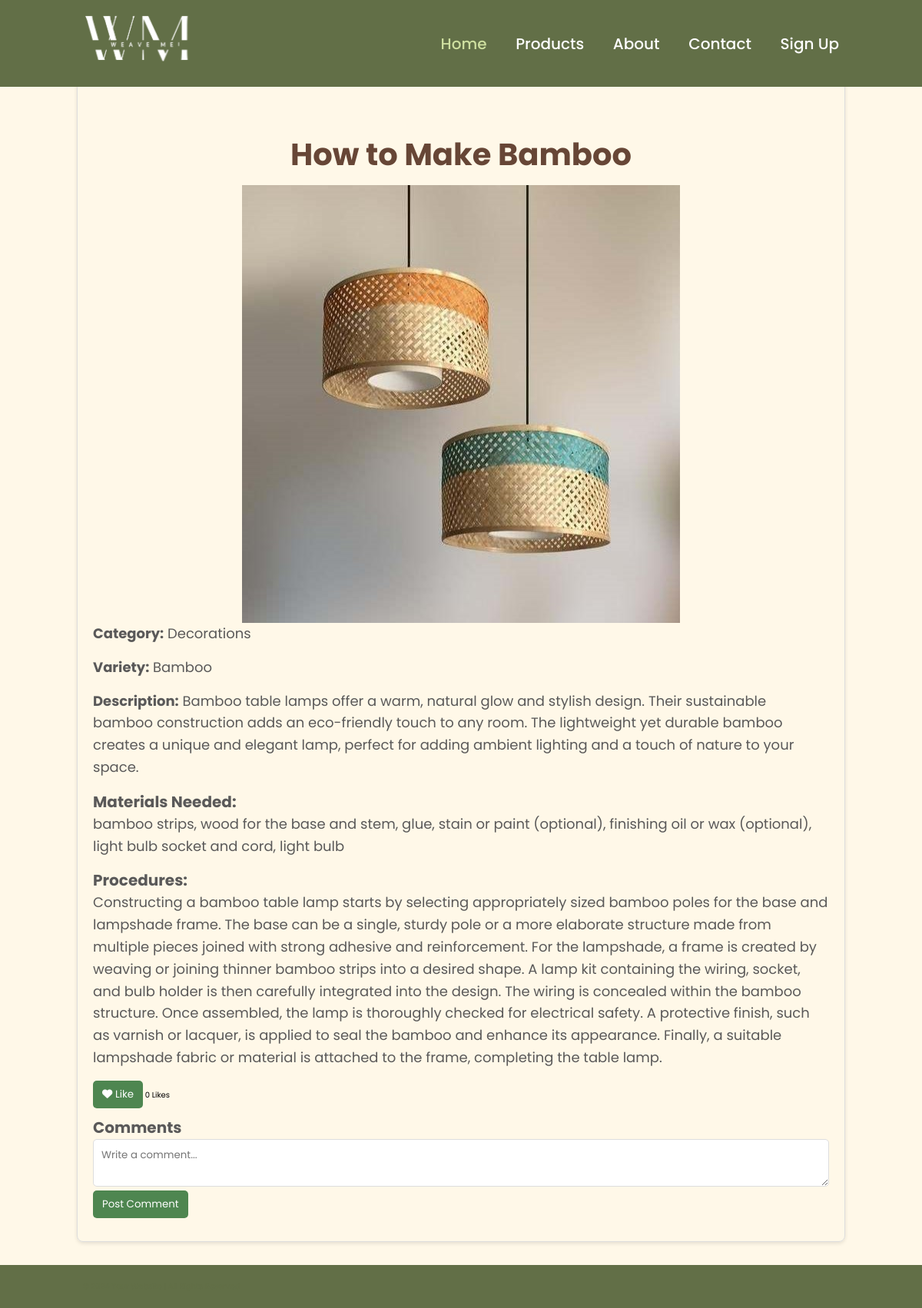
Screenshot of /mary/post.php?id=31 with the database file from the repository.
### tables this page shows
CREATE TABLE `posts` (
  `id` int(11) NOT NULL,
  `image` varchar(255) NOT NULL,
  `title` varchar(255) NOT NULL,
  `description` text NOT NULL,
  `category` varchar(50) NOT NULL,
  `variety` varchar(100) NOT NULL,
  `materials` text DEFAULT NULL,
  `procedures` text DEFAULT NULL,
  `likes` int(11) DEFAULT 0
);

### mary/post.php (the view, shortened to what this page needs)
<?php
include('config.php');
if (isset($_GET['id'])) {
    $post_id = $_GET['id'];
    $sql = "SELECT * FROM posts WHERE id = $post_id";
    $result = mysqli_query($conn, $sql);
    $post = mysqli_fetch_assoc($result);
}
?>
<!DOCTYPE html>
<html lang="en">
<head>
    <link href="https://cdnjs.cloudflare.com/ajax/libs/font-awesome/6.0.0-beta3/css/all.min.css" rel="stylesheet">
    <link rel="stylesheet" href="css/post.css">
</head>
<body>
    <header class="header">
        <a href="home.php" class="logo">
            <img src="images/wm.png" alt="Weave Me" class="logo-img">
        </a>
        <nav class="navbar">
            <a href="home.php" style="--i:1;" class="active">Home</a>
            <a href="product.php" style="--i:2;">Products</a>
            <a href="about.php" style="--i:3;">About</a>
            <a href="contact.php" style="--i:4;">Contact</a>
            <a href="signUp.php" style="--i:5">Sign Up</a>
        </nav>
    </header>
    <section class="post-section">
        <h1>How to Make <?php echo htmlspecialchars($post['variety']); ?></h1>
        <div class="post-container">
            <div class="post-content">
                <img src="uploads/<?php echo htmlspecialchars($post['image']); ?>" alt="Product Image" class="post-image">
                <p><strong>Category:</strong> <?php echo htmlspecialchars($post['category']); ?></p>
                <p><strong>Variety:</strong> <?php echo htmlspecialchars($post['variety']); ?></p>
                <p><strong>Description:</strong> <?php echo nl2br(htmlspecialchars($post['description'])); ?></p>
                <h3>Materials Needed:</h3>
                <p><?php echo nl2br(htmlspecialchars($post['materials'])); ?></p>
                <h3>Procedures:</h3>
                <p><?php echo nl2br(htmlspecialchars($post['procedures'])); ?></p>
            </div>
            <div class="post-actions">
                <form method="POST" action="">
                    <button type="submit" name="like" class="like-button">
                        <i class="fa-solid fa-heart"></i> Like
                    </button>
                    <span class="like-count"><?php echo $post['likes']; ?> Likes</span>
                </form>
            </div>
            <div class="comment-area">
                <h3>Comments</h3>
                <form method="POST" action="">
                    <textarea name="comment" class="comment-input" placeholder="Write a comment..." required></textarea>
                    <button type="submit" class="post-comment-button">Post Comment</button>
                </form>
            </div>
        </div>
    </section>
    <footer class="footer">
        <p>&copy; 2024 Your Website | All Rights Reserved</p>
    </footer>
</body>
</html>

### mary/css/post.css (style rules this page uses)
* { margin: 0; padding: 0; box-sizing: border-box; text-decoration: none; border: none; outline: none; scroll-behavior: smooth; font-family: 'Poppins', sans-serif; }
:root { --bg-color: #FFF8E8; --second-bg-color: #626F47; --text-color: black; --second-text-color: white; --main-color: #CEDF9F; --second-main-color: #674636; }
html { font-size: 62.5%; overflow-x: hidden; }
body { background: var(--bg-color); color: var(--text-color); }
section { min-height: 100vh; padding: 10rem 9% 2rem; }
.header { position: fixed; top: 0; left: 0; width: 100%; padding: 2rem 9%; background-color: var(--second-bg-color); display: flex; justify-content: space-between; align-items: center; z-index: 100; }
.footer { position: relative; bottom: 0; width: 100%; padding: 2rem 9%; background-color: var(--second-bg-color); display: flex; justify-content: space-between; align-items: center; z-index: 100; flex-wrap: wrap; color: var(--second-bg-color); text-align: center; }
.logo-img { height: 60px; width: auto; object-fit: contain; }
.logo { font-size: 3rem; color: var(--text-color); font-weight: 600; cursor: default; opacity: 0; animation: slideRight 1s ease forwards; }
h3 { font-weight: bold; font-size: 2rem; color: rgb(90, 89, 89); }
.navbar a { display: inline-block; font-size: 2rem; color: var(--second-text-color); margin-left: 3.5rem; font-weight: 500; opacity: 0; animation: slideTop .7s ease forwards; animation-delay: calc(.2s * var(--i)); }
.navbar a:hover, .navbar a.active { color: var(--main-color); }
.post-section { min-height: 100vh; max-width: 1000px; align-items: center; justify-content: center; margin: 7rem auto; }
.post-section h1 { text-align: center; font-size: 4rem; margin-top: 8rem; color: var(--second-main-color); }
.post-content p { font-size: 1.8rem; line-height: 1.6; margin-bottom: 1.5rem; color: rgb(90, 89, 89); }
.post-content img { display: block; max-width: 100%; margin-left: auto; margin-right: auto; }
.post-section { border: 1px solid #ddd; padding: 20px; margin-bottom: 30px; border-radius: 8px; box-shadow: 0 2px 5px rgba(0, 0, 0, 0.1); }
.post-content { margin-top: 10px; }
.post-actions { display: flex; justify-content: space-between; align-items: center; margin-top: 15px; }
.post-comment-button { background-color:#4e8650; text-size-adjust: 12px; color: white; padding: 8px 12px; width: auto; border: none; border-radius: 5px; cursor: pointer; }
.like-button { background-color: #4e8650; text-size-adjust: 12px; color: white; padding: 8px 12px; width: auto; border: none; border-radius: 5px; cursor: pointer; }
.comment-area { margin-top: 10px; }
.comment-input { width: 100%; padding: 10px; border: 1px solid #ddd; border-radius: 5px; }

### rows the page displays
posts: variety "Bamboo", image (picture), category "Decorations", description "Bamboo table lamps offer a warm, natural glow and stylish design. Their sustainable bamboo construction adds an eco-friendly touch to any room. The lightweight yet durable bamboo creates a unique and elegant lamp, perfect for adding ambient lighting and a touch of nature to your space.", materials "bamboo strips, wood for the base and stem, glue, stain or paint (optional), finishing oil or wax (optional), light bulb socket and cord, light bulb", procedures "Constructing a bamboo table lamp starts by selecting appropriately sized bamboo poles for the base and lampshade frame. The base can be a single, sturdy pole or a more elaborate structure made from multiple pieces joined with strong adhesive and reinforcement. For the lampshade, a frame is created by weaving or joining thinner bamboo strips into a desired shape. A lamp kit containing the wiring, socket, and bulb holder is then carefully integrated into the design. The wiring is concealed within the bamboo structure. Once assembled, the lamp is thoroughly checked for electrical safety. A protective finish, such as varnish or lacquer, is applied to seal the bamboo and enhance its appearance.…", likes "0"
